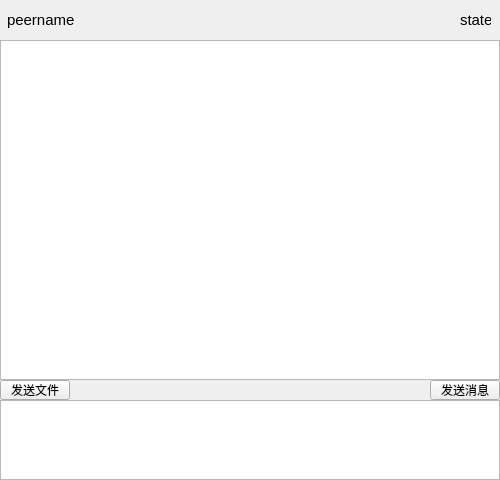
<?xml version="1.0" encoding="UTF-8"?>
<ui version="4.0">
 <class>chatClient</class>
 <widget class="QWidget" name="chatClient">
  <property name="geometry">
   <rect>
    <x>0</x>
    <y>0</y>
    <width>500</width>
    <height>480</height>
   </rect>
  </property>
  <property name="minimumSize">
   <size>
    <width>500</width>
    <height>480</height>
   </size>
  </property>
  <property name="maximumSize">
   <size>
    <width>500</width>
    <height>494</height>
   </size>
  </property>
  <property name="windowTitle">
   <string>Form</string>
  </property>
  <widget class="QPushButton" name="filepushButton_2">
   <property name="geometry">
    <rect>
     <x>0</x>
     <y>380</y>
     <width>70</width>
     <height>20</height>
    </rect>
   </property>
   <property name="minimumSize">
    <size>
     <width>70</width>
     <height>20</height>
    </size>
   </property>
   <property name="maximumSize">
    <size>
     <width>70</width>
     <height>20</height>
    </size>
   </property>
   <property name="text">
    <string>发送文件</string>
   </property>
  </widget>
  <widget class="QPushButton" name="sendmsgpushButton_3">
   <property name="geometry">
    <rect>
     <x>430</x>
     <y>380</y>
     <width>70</width>
     <height>20</height>
    </rect>
   </property>
   <property name="minimumSize">
    <size>
     <width>70</width>
     <height>20</height>
    </size>
   </property>
   <property name="maximumSize">
    <size>
     <width>70</width>
     <height>20</height>
    </size>
   </property>
   <property name="text">
    <string>发送消息</string>
   </property>
  </widget>
  <widget class="QLabel" name="statelabel">
   <property name="geometry">
    <rect>
     <x>460</x>
     <y>10</y>
     <width>31</width>
     <height>20</height>
    </rect>
   </property>
   <property name="font">
    <font>
     <pointsize>11</pointsize>
    </font>
   </property>
   <property name="text">
    <string>state</string>
   </property>
  </widget>
  <widget class="QLabel" name="peernamelabel">
   <property name="geometry">
    <rect>
     <x>7</x>
     <y>10</y>
     <width>200</width>
     <height>20</height>
    </rect>
   </property>
   <property name="minimumSize">
    <size>
     <width>0</width>
     <height>20</height>
    </size>
   </property>
   <property name="maximumSize">
    <size>
     <width>16777215</width>
     <height>20</height>
    </size>
   </property>
   <property name="font">
    <font>
     <pointsize>11</pointsize>
    </font>
   </property>
   <property name="text">
    <string>peername</string>
   </property>
  </widget>
  <widget class="QTextEdit" name="msgtextEdit">
   <property name="geometry">
    <rect>
     <x>0</x>
     <y>400</y>
     <width>500</width>
     <height>80</height>
    </rect>
   </property>
   <property name="minimumSize">
    <size>
     <width>500</width>
     <height>80</height>
    </size>
   </property>
   <property name="maximumSize">
    <size>
     <width>500</width>
     <height>80</height>
    </size>
   </property>
  </widget>
  <widget class="QTextBrowser" name="receivetextBrowser">
   <property name="geometry">
    <rect>
     <x>0</x>
     <y>40</y>
     <width>500</width>
     <height>340</height>
    </rect>
   </property>
   <property name="minimumSize">
    <size>
     <width>500</width>
     <height>340</height>
    </size>
   </property>
   <property name="maximumSize">
    <size>
     <width>500</width>
     <height>340</height>
    </size>
   </property>
  </widget>
 </widget>
 <resources/>
 <connections/>
</ui>
